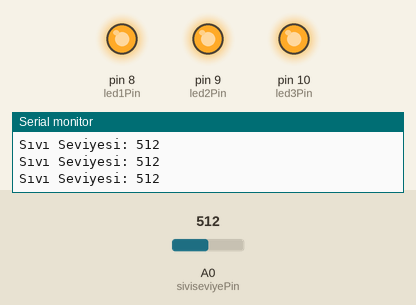
A sketch run on a simulated Arduino Uno, built with avr-gcc and run on an emulated ATmega328P. Parts: output pins drawn as LEDs (lit = HIGH), the last lines printed to the serial monitor. The inputs (shaded band) are chosen by the test bench; at power-on: A0 (siviseviyePin) = 512.

Above: at 1.2 s.
1.3 s: A0 (siviseviyePin) set to 357
2.8 s: A0 (siviseviyePin) set to 339
At 3.6 s:
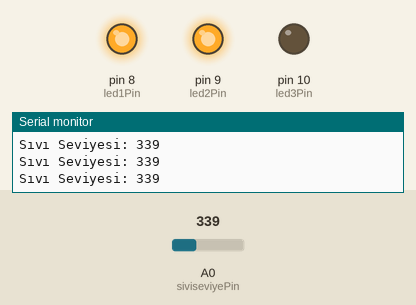
4.3 s: A0 (siviseviyePin) set to 265
5.8 s: A0 (siviseviyePin) set to 241
At 6.3 s:
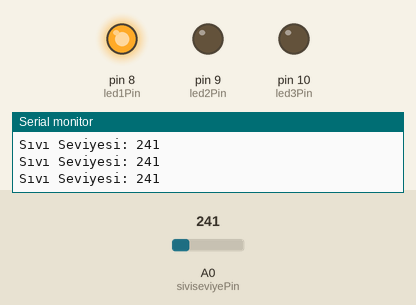
7.3 s: A0 (siviseviyePin) set to 0
At 7.7 s:
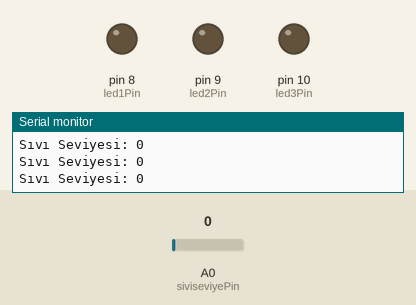
8.8 s: A0 (siviseviyePin) set to 122
At 10.2 s:
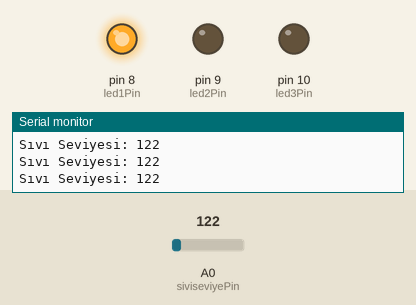
Timing chart, 0 to 11.3 s (numbered marks = the images above; inputs shaded):
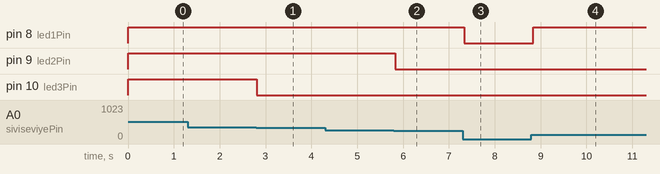

Measured:
- the behaviour switches between 351 and 350 on A0 (siviseviyePin) (found by bisection; images 0 and 1)
- the behaviour switches between 251 and 250 on A0 (siviseviyePin) (found by bisection; images 1 and 2)
- after the input at 2.8 s, pin 10 (led3Pin): HIGH → LOW at once
- after the input at 5.8 s, pin 9 (led2Pin): HIGH → LOW at once
- after the input at 7.3 s, pin 8 (led1Pin): HIGH → LOW at once
- after the input at 8.8 s, pin 8 (led1Pin): LOW → HIGH at once

The sketch:

Arduino.ino
```cpp
int led1Pin = 8;
int led2Pin = 9;
int led3Pin = 10;

int siviseviyePin = A0;
int siviseviyesi;

void setup()
{
  pinMode(led1Pin, OUTPUT);
  pinMode(led2Pin, OUTPUT);
  pinMode(led3Pin, OUTPUT);
  pinMode(siviseviyePin, INPUT);
  Serial.begin(9600);
}

void loop()
{
  siviseviyesi = analogRead(siviseviyePin);
  Serial.print("Sıvı Seviyesi: ");
  Serial.println(siviseviyesi);

  if(siviseviyesi == 0)
  {
    digitalWrite(led1Pin, LOW);
    digitalWrite(led2Pin, LOW);
    digitalWrite(led3Pin, LOW);
  }
  if(siviseviyesi > 0 and siviseviyesi <= 250)
  {
    digitalWrite(led1Pin, HIGH);
    digitalWrite(led2Pin, LOW);
    digitalWrite(led3Pin, LOW);
  }
  if(siviseviyesi > 250 and siviseviyesi <= 350)
  {
    digitalWrite(led1Pin, HIGH);
    digitalWrite(led2Pin, HIGH);
    digitalWrite(led3Pin, LOW);
  }
  if(siviseviyesi > 350)
  {
    digitalWrite(led1Pin, HIGH);
    digitalWrite(led2Pin, HIGH);
    digitalWrite(led3Pin, HIGH);
  }

  delay(100);
}
```
